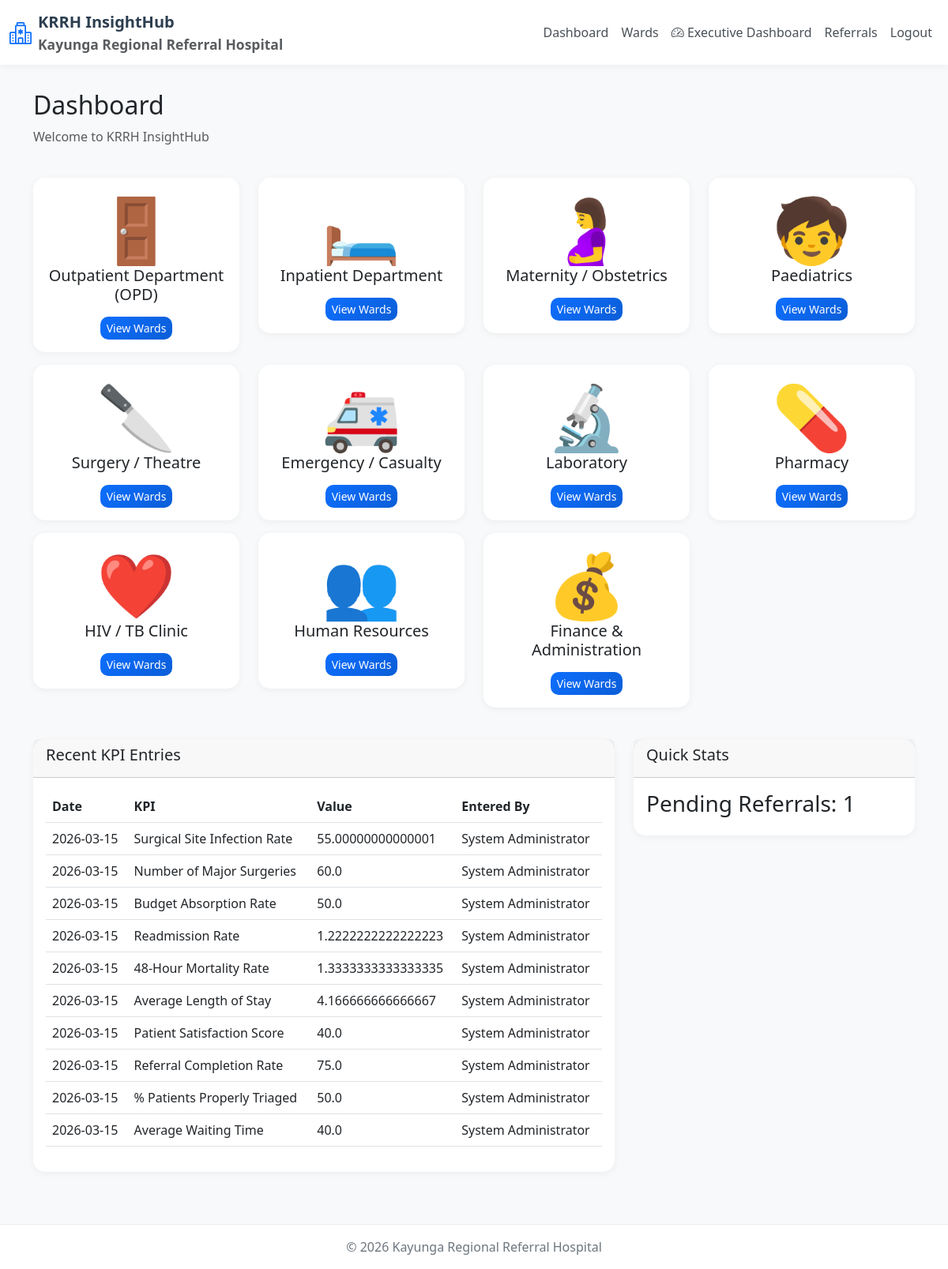
/dashboard (signed in), run on the app's committed database.
### models.py (models this page shows, shortened)
class KPICategory(db.Model):
    __tablename__ = 'kpi_categories'
    id = db.Column(db.Integer, primary_key=True)
    name = db.Column(db.String(100), nullable=False, unique=True)
    description = db.Column(db.Text, nullable=True)
    icon = db.Column(db.String(50), default='📊')
    display_order = db.Column(db.Integer, default=0)
    kpis = db.relationship('KPIDefinition', backref='category', lazy=True)

class KPIEntry(db.Model):
    __tablename__ = 'kpi_entries'
    id = db.Column(db.Integer, primary_key=True)
    kpi_id = db.Column(db.Integer, db.ForeignKey('kpi_definitions.id'), nullable=False)
    entered_by = db.Column(db.Integer, db.ForeignKey('users.id'), nullable=False)
    reporting_year = db.Column(db.Integer, nullable=False)
    reporting_month = db.Column(db.Integer, nullable=True)
    reporting_quarter = db.Column(db.Integer, nullable=True)
    numerator_value = db.Column(db.Float, nullable=False, default=0)
    denominator_value = db.Column(db.Float, nullable=False, default=1)
    calculated_value = db.Column(db.Float, nullable=True)
    additional_data = db.Column(db.Text, nullable=True)
    entry_date = db.Column(db.DateTime, default=datetime.utcnow)
    notes = db.Column(db.Text, nullable=True)
    is_verified = db.Column(db.Boolean, default=False)
    verified_by = db.Column(db.Integer, db.ForeignKey('users.id'), nullable=True)
    verified_at = db.Column(db.DateTime, nullable=True)

class KPIDefinition(db.Model):
    __tablename__ = 'kpi_definitions'
    id = db.Column(db.Integer, primary_key=True)
    category_id = db.Column(db.Integer, db.ForeignKey('kpi_categories.id'), nullable=False)
    name = db.Column(db.String(200), nullable=False)
    description = db.Column(db.Text, nullable=True)
    calculation_type = db.Column(db.String(50), nullable=False)
    reporting_frequency = db.Column(db.String(20), nullable=False)
    numerator_field = db.Column(db.String(100), nullable=True)
    denominator_field = db.Column(db.String(100), nullable=True)
    multiplier = db.Column(db.Float, default=1.0)
    target_value = db.Column(db.Float, nullable=True)
    warning_threshold = db.Column(db.Float, nullable=True)
    critical_threshold = db.Column(db.Float, nullable=True)
    unit = db.Column(db.String(20), default='')
    decimal_places = db.Column(db.Integer, default=1)
    is_active = db.Column(db.Boolean, default=True)
    display_order = db.Column(db.Integer, default=0)
    created_at = db.Column(db.DateTime, default=datetime.utcnow)
    updated_at = db.Column(db.DateTime, onupdate=datetime.utcnow)
    entries = db.relationship('KPIEntry', backref='kpi', lazy=True)

class User(UserMixin, db.Model):
    __tablename__ = 'users'
    id = db.Column(db.Integer, primary_key=True)
    username = db.Column(db.String(80), unique=True, nullable=False)
    email = db.Column(db.String(120), unique=True, nullable=True)
    password_hash = db.Column(db.String(200), nullable=False)
    full_name = db.Column(db.String(100), nullable=False)
    role = db.Column(db.String(50), nullable=False, default='data_entry')
    department = db.Column(db.String(100), nullable=True)
    is_active = db.Column(db.Boolean, default=True)
    created_at = db.Column(db.DateTime, default=datetime.utcnow)
    last_login = db.Column(db.DateTime, nullable=True)
    access_logs = db.relationship('UserAccessLog', backref='user', lazy=True, cascade='all, delete-orphan')
    kpi_entries = db.relationship('KPIEntry', foreign_keys='KPIEntry.entered_by', backref='entered_by_user', lazy=True)
    verified_entries = db.relationship('KPIEntry', foreign_keys='KPIEntry.verified_by', backref='verifier', lazy=True)

### app.py (the view)
@app.route('/dashboard')
@login_required
def dashboard():
    categories = KPICategory.query.order_by(KPICategory.display_order).all()
    recent_entries = KPIEntry.query.order_by(KPIEntry.entry_date.desc()).limit(10).all()
    pending_referrals = Referral.query.filter_by(status='pending').count()
    return render_template('dashboard/index.html',
                          categories=categories,
                          recent_entries=recent_entries,
                          pending_referrals=pending_referrals)

### app.py (called while the page is built)
@login_manager.user_loader
def load_user(user_id):
    return User.query.get(int(user_id))

@app.context_processor
def inject_now():
    return {'now': datetime.now(), 'datetime': datetime}

@app.context_processor
def utility_processor():
    def min_value(a, b):
        if a is None or b is None:
            return 0
        return min(a, b)
    return {'min': min_value}

### templates/dashboard/index.html
{% extends 'base.html' %}
{% block content %}
<div class="container">
    <div class="row mb-4">
        <div class="col-12">
            <h2>Dashboard</h2>
            <p class="text-muted">Welcome to KRRH InsightHub</p>
        </div>
    </div>
    <div class="row">
        {% for category in categories %}
        <div class="col-md-3 mb-3">
            <div class="card">
                <div class="card-body text-center">
                    <div class="display-1">{{ category.icon }}</div>
                    <h5>{{ category.name }}</h5>
                    <a href="{{ url_for('wards_list') }}" class="btn btn-sm btn-primary mt-2">View Wards</a>
                </div>
            </div>
        </div>
        {% endfor %}
    </div>
    <div class="row mt-4">
        <div class="col-md-8">
            <div class="card">
                <div class="card-header">
                    <h5>Recent KPI Entries</h5>
                </div>
                <div class="card-body">
                    <table class="table">
                        <thead>
                            <tr><th>Date</th><th>KPI</th><th>Value</th><th>Entered By</th></tr>
                        </thead>
                        <tbody>
                            {% for entry in recent_entries %}
                            <tr>
                                <td>{{ entry.entry_date.strftime('%Y-%m-%d') }}</td>
                                <td>{{ entry.kpi.name }}</td>
                                <td>{{ entry.calculated_value }}</td>
                                <td>{{ entry.entered_by_user.full_name }}</td>
                            </tr>
                            {% endfor %}
                        </tbody>
                    </table>
                </div>
            </div>
        </div>
        <div class="col-md-4">
            <div class="card">
                <div class="card-header">
                    <h5>Quick Stats</h5>
                </div>
                <div class="card-body">
                    <h3>Pending Referrals: {{ pending_referrals }}</h3>
                </div>
            </div>
        </div>
    </div>
</div>
{% endblock %}

### templates/base.html (style rules this page uses)
body { background: #f8f9fa; font-family: 'Segoe UI', Tahoma, Geneva, Verdana, sans-serif; }
.card { border: none; border-radius: 15px; box-shadow: 0 2px 10px rgba(0,0,0,0.05); }
.btn-primary { background: linear-gradient(135deg, #0d6efd, #0b5ed7); border: none; border-radius: 10px; }

### data on the page
KPICategory: icon "🚪", name "Outpatient Department (OPD)"
KPICategory: icon "🛏️", name "Inpatient Department"
KPICategory: icon "🤰", name "Maternity / Obstetrics"
KPICategory: icon "🧒", name "Paediatrics"
KPICategory: icon "🔪", name "Surgery / Theatre"
KPICategory: icon "🚑", name "Emergency / Casualty"
KPICategory: icon "🔬", name "Laboratory"
KPICategory: icon "💊", name "Pharmacy"
KPICategory: icon "❤️", name "HIV / TB Clinic"
KPICategory: icon "👥", name "Human Resources"
KPICategory: icon "💰", name "Finance & Administration"
KPIEntry: entry_date "2026-03-15", kpi.name "Surgical Site Infection Rate", calculated_value "55.00000000000001", entered_by_user.full_name "System Administrator"
KPIEntry: entry_date "2026-03-15", kpi.name "Number of Major Surgeries", calculated_value "60.0", entered_by_user.full_name "System Administrator"
KPIEntry: entry_date "2026-03-15", kpi.name "Budget Absorption Rate", calculated_value "50.0", entered_by_user.full_name "System Administrator"
KPIEntry: entry_date "2026-03-15", kpi.name "Readmission Rate", calculated_value "1.2222222222222223", entered_by_user.full_name "System Administrator"
KPIEntry: entry_date "2026-03-15", kpi.name "48-Hour Mortality Rate", calculated_value "1.3333333333333335", entered_by_user.full_name "System Administrator"
KPIEntry: entry_date "2026-03-15", kpi.name "Average Length of Stay", calculated_value "4.166666666666667", entered_by_user.full_name "System Administrator"
KPIEntry: entry_date "2026-03-15", kpi.name "Patient Satisfaction Score", calculated_value "40.0", entered_by_user.full_name "System Administrator"
KPIEntry: entry_date "2026-03-15", kpi.name "Referral Completion Rate", calculated_value "75.0", entered_by_user.full_name "System Administrator"
KPIEntry: entry_date "2026-03-15", kpi.name "% Patients Properly Triaged", calculated_value "50.0", entered_by_user.full_name "System Administrator"
KPIEntry: entry_date "2026-03-15", kpi.name "Average Waiting Time", calculated_value "40.0", entered_by_user.full_name "System Administrator"

### other printed values
{{ pending_referrals }} "1"
